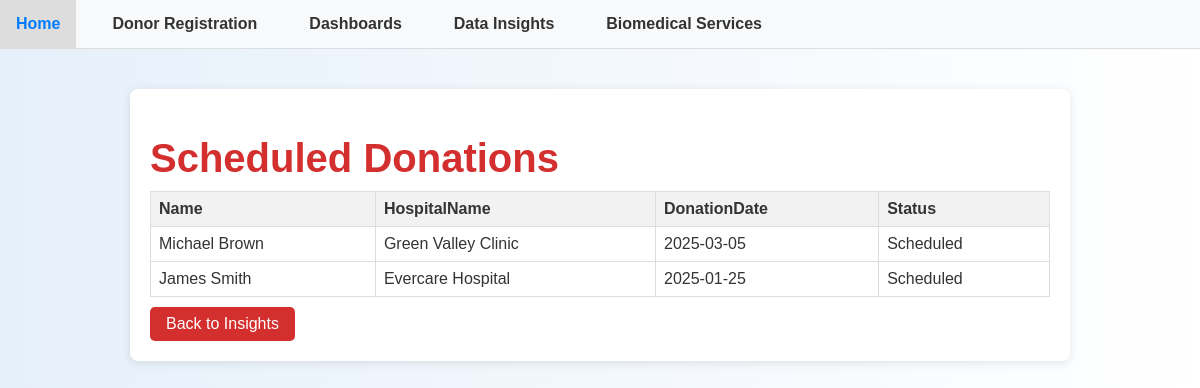
The app's page /scheduled_donations with its own data.
### tables this page shows
CREATE TABLE Donations (
    DonationID INTEGER PRIMARY KEY AUTOINCREMENT,
    DonorID INTEGER NOT NULL,
    HospitalID INTEGER NOT NULL,
    DonationDate DATE NOT NULL,
    BloodType TEXT NOT NULL,
    Status TEXT NOT NULL CHECK (Status IN ('Completed', 'Scheduled')),
    FOREIGN KEY (DonorID) REFERENCES Donors(DonorID) ON DELETE CASCADE,
    FOREIGN KEY (HospitalID) REFERENCES Hospitals(HospitalID) ON DELETE CASCADE
);

CREATE TABLE Donors (
    DonorID INTEGER PRIMARY KEY AUTOINCREMENT,
    Name TEXT NOT NULL,
    DateOfBirth DATE NOT NULL,
    BloodType TEXT NOT NULL CHECK (BloodType IN ('A+', 'A-', 'B+', 'B-', 'AB+', 'AB-', 'O+', 'O-')),
    ContactInfo TEXT NOT NULL,
    Email TEXT UNIQUE NOT NULL,
    LastDonationDate DATE
);

CREATE TABLE Hospitals (
    HospitalID INTEGER PRIMARY KEY AUTOINCREMENT,
    Name TEXT NOT NULL,
    Location TEXT NOT NULL,
    ContactInfo TEXT NOT NULL,
    HospitalType TEXT NOT NULL CHECK (HospitalType IN ('Public', 'Private', 'Military', 'Other'))
);

### app.py (the view)
@app.route('/scheduled_donations')
def scheduled_donations():
    conn = get_db()
    query = '''
    SELECT Donors.Name, Hospitals.Name AS HospitalName, Donations.DonationDate, Donations.Status
    FROM Donations
    JOIN Donors ON Donations.DonorID = Donors.DonorID
    JOIN Hospitals ON Donations.HospitalID = Hospitals.HospitalID
    WHERE Donations.Status = 'Scheduled'
    '''
    results = conn.execute(query).fetchall()
    return render_template('query_results.html', results=results, title="Scheduled Donations")

### app.py (called while the page is built)
def get_db():
    conn = sqlite3.connect('database.db')
    conn.row_factory = sqlite3.Row
    return conn

### templates/query_results.html
{% extends "layout.html" %}
{% block content %}
<div class="container">
    <h1>{{ title }}</h1>
    {% if results %}
        <table>
            <tr>
                {% for key in results[0].keys() if key not in ['DonorID', 'HospitalID'] %}
                    <th>{{ key }}</th>
                {% endfor %}
            </tr>
            {% for row in results %}
            <tr>
                {% for key in row.keys() if key not in ['DonorID', 'HospitalID'] %}
                    <td>
                        {% if key == 'LastDonationDate' %}
                            {{ row[key] if row[key] else "Never Donated" }}
                        {% else %}
                            {{ row[key] }}
                        {% endif %}
                    </td>
                {% endfor %}
            </tr>
            {% endfor %}
        </table>
    {% else %}
        <p>No results found.</p>
    {% endif %}
    <a href="{{ url_for('insights') }}" class="btn">Back to Insights</a>
</div>
{% endblock %}

### static/css/style.css (style rules this page uses)
body { font-family: 'Helvetica', Arial, sans-serif; margin: 0; padding: 0; background: linear-gradient(to right, #e6f0fa, #ffffff); color: #333; }
.container { max-width: 900px; margin: 40px auto; padding: 20px; background-color: #ffffff; box-shadow: 0 2px 10px rgba(0, 0, 0, 0.1); border-radius: 8px; }
h1 { font-size: 2.5em; color: #d32f2f; margin-bottom: 10px; }
.btn { display: inline-block; margin-top: 10px; padding: 8px 16px; background-color: #d32f2f; color: #ffffff; text-decoration: none; border-radius: 5px; transition: background-color 0.3s ease; }
table { border-collapse: collapse; width: 100%; }
th, td { border: 1px solid #ddd; padding: 8px; text-align: left; }
th { background-color: #f2f2f2; }

### records on screen
Donations: Name "Michael Brown" "Green Valley Clinic" "2025-03-05" "Scheduled"
Donations: Name "James Smith" "Evercare Hospital" "2025-01-25" "Scheduled"

### other values on screen
{{ title }} "Scheduled Donations"
{{ key }} "Name" "HospitalName" "DonationDate" "Status"
